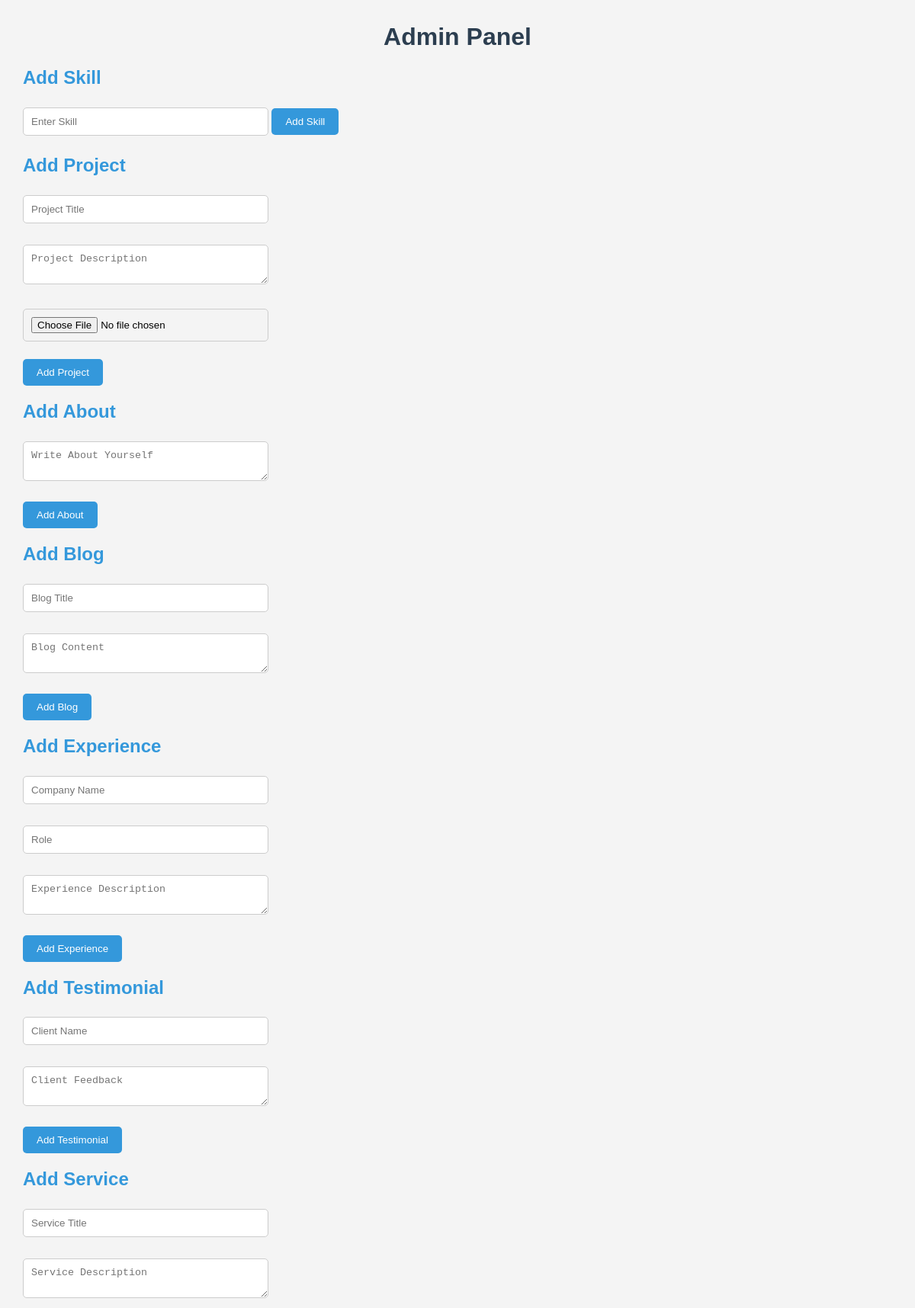
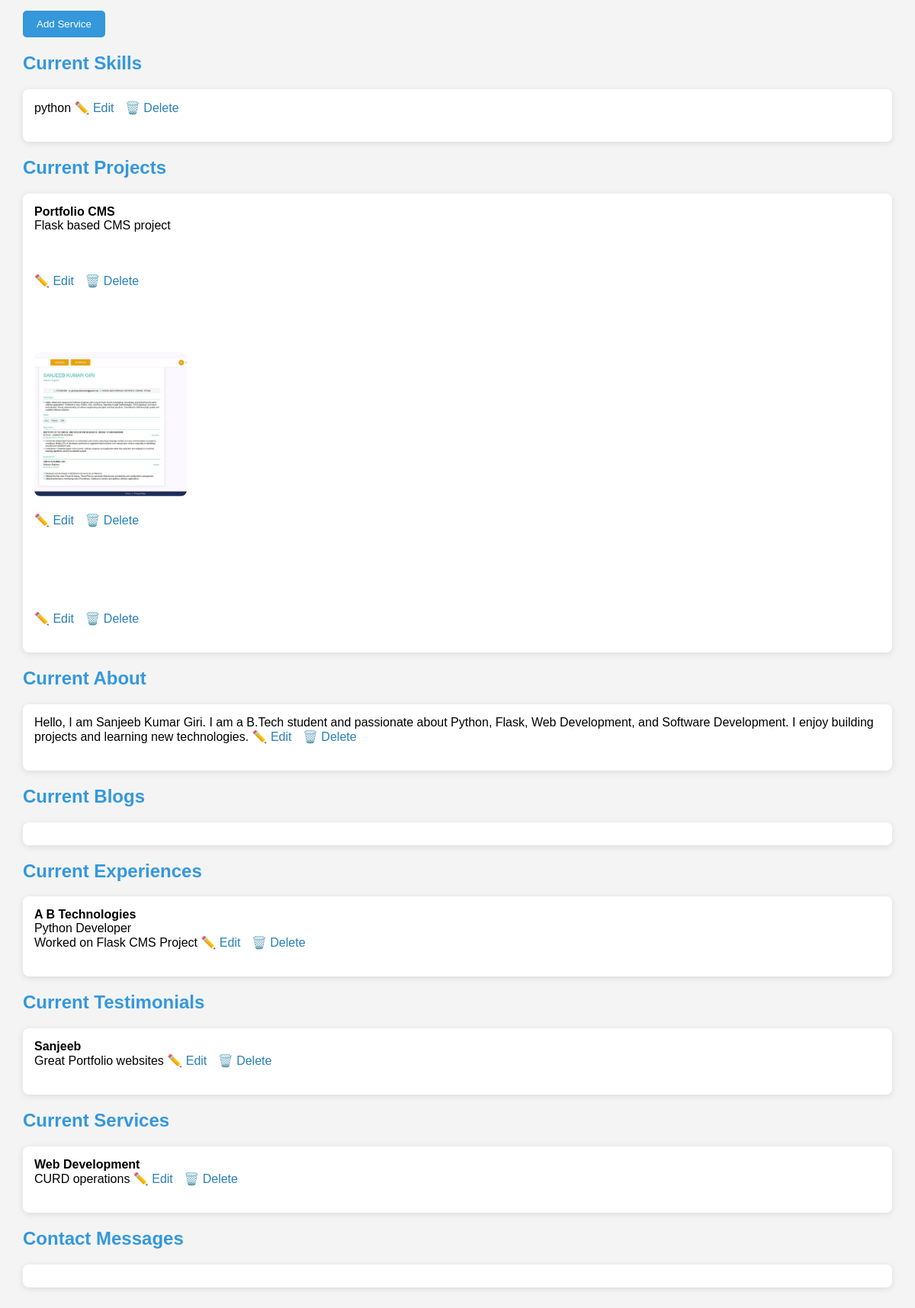
Page /admin (signed in) on the committed database (2 pictures, top to bottom).
### app.py (models this page shows)
class Skill(db.Model):
    id = db.Column(db.Integer, primary_key=True)
    name = db.Column(db.String(100))

class Project(db.Model):
    id = db.Column(db.Integer, primary_key=True)
    title = db.Column(db.String(100))
    description = db.Column(db.String(500))
    image = db.Column(db.String(200))

class About(db.Model):
    id = db.Column(db.Integer, primary_key=True)
    content = db.Column(db.String(1000))

class Experience(db.Model):
    id = db.Column(db.Integer, primary_key=True)
    company = db.Column(db.String(200))
    role = db.Column(db.String(200))
    description = db.Column(db.String(1000))

class Testimonial(db.Model):
    id = db.Column(db.Integer, primary_key=True)
    name = db.Column(db.String(100))
    feedback = db.Column(db.String(1000))

class Service(db.Model):
    id = db.Column(db.Integer, primary_key=True)
    title = db.Column(db.String(200))
    description = db.Column(db.String(1000))

### app.py (the view)
@app.route("/admin")
def admin():
    if "admin" not in session:
        return redirect("/login")
    skills = Skill.query.all()
    projects = Project.query.all()
    abouts = About.query.all()
    blogs = Blog.query.all()
    experiences = Experience.query.all()
    testimonials = Testimonial.query.all()
    services = Service.query.all()
    contacts = Contact.query.all()
    return render_template(
        "admin.html",
        skills=skills,
        projects=projects,
        abouts=abouts,
        blogs=blogs,
        experiences=experiences,
        testimonials=testimonials,
        services=services,
        contacts = contacts
    )

### templates/admin.html (shortened to what this page needs)
<!DOCTYPE html>
<html>
<head>
    <link rel="stylesheet" href="{{ url_for('static', filename='style.css') }}">
</head>
<body>
    <h1>Admin Panel</h1>
    <h2>Add Skill</h2>
   <form action="/add-skill-form" method="POST">
    <input type="text" name="name" placeholder="Enter Skill">
    <button type="submit">Add Skill</button>
</form>
    <h2>Add Project</h2>
   <form action="/add-project-form" method="POST" enctype="multipart/form-data">
    <input type="text" name="title" placeholder="Project Title"><br><br>
    <textarea name="description" placeholder="Project Description"></textarea><br><br>
    <input type="file" name="image"><br><br>
    <button type="submit">Add Project</button>
</form>
<h2>Add About</h2>
<form action="/add-about-form" method="POST">
    <textarea name="content"
              placeholder="Write About Yourself"></textarea>
    <br><br>
    <button type="submit">Add About</button>
</form>
<h2>Add Blog</h2>
<form action="/add-blog-form" method="POST">
    <input type="text"
           name="title"
           placeholder="Blog Title">
    <br><br>
    <textarea name="content"
              placeholder="Blog Content"></textarea>
    <br><br>
    <button type="submit">Add Blog</button>
</form>
<h2>Add Experience</h2>
<form action="/add-experience-form" method="POST">
    <input type="text"
           name="company"
           placeholder="Company Name">
    <br><br>
    <input type="text"
           name="role"
           placeholder="Role">
    <br><br>
    <textarea name="description"
              placeholder="Experience Description"></textarea>
    <br><br>
    <button type="submit">Add Experience</button>
</form>
<h2>Add Testimonial</h2>
<form action="/add-testimonial-form" method="POST">
    <input type="text"
           name="name"
           placeholder="Client Name">
    <br><br>
    <textarea name="feedback"
              placeholder="Client Feedback"></textarea>
    <br><br>
    <button type="submit">
        Add Testimonial
    </button>
</form>
<h2>Add Service</h2>
<form action="/add-service-form" method="POST">
    <input type="text"
           name="title"
           placeholder="Service Title">
    <br><br>
    <textarea name="description"
              placeholder="Service Description"></textarea>
    <br><br>
    <button type="submit">
        Add Service
    </button>
</form>
<h2>Current Skills</h2>
<ul>
    {% for skill in skills %}
        <li>
            {{ skill.name }}
            <a href="/edit-skill/{{ skill.id }}">✏️ Edit</a>
            <a href="/delete-skill-ui/{{ skill.id }}">🗑️ Delete</a>
        </li>
    {% endfor %}
</ul>
<h2>Current Projects</h2>
<ul>
    {% for project in projects %}
        <li>
            <b>{{ project.title }}</b><br>
            {{ project.description }}
             <br><br>
            {% if project.image %}
            <img src="{{ url_for('static', filename='uploads/' + project.image) }}"
            width="200">
{% endif %}
<br><br>
            <a href="/edit-project/{{ project.id }}">✏️ Edit</a>
            <a href="/delete-project-ui/{{ project.id }}">🗑️ Delete</a>
        </li>
    {% endfor %}
</ul>
<h2>Current About</h2>
<ul>
    {% for about in abouts %}
        <li>
            {{ about.content }}
            <a href="/edit-about/{{ about.id }}">
                ✏️ Edit
            </a>
            <a href="/delete-about-ui/{{ about.id }}">
                🗑️ Delete
            </a>
        </li>
    {% endfor %}
</ul>
<h2>Current Blogs</h2>
<ul>
</ul>
<h2>Current Experiences</h2>
<ul>
{% for experience in experiences %}
<li>
    <b>{{ experience.company }}</b><br>
    {{ experience.role }}<br>
    {{ experience.description }}
    <a href="/edit-experience/{{ experience.id }}">✏️ Edit</a>
    <a href="/delete-experience-ui/{{ experience.id }}">🗑️ Delete</a>
</li>
{% endfor %}
</ul>
<h2>Current Testimonials</h2>
<ul>
{% for testimonial in testimonials %}
<li>
    <b>{{ testimonial.name }}</b><br>
    {{ testimonial.feedback }}
    <a href="/edit-testimonial/{{ testimonial.id }}">✏️ Edit</a>
    <a href="/delete-testimonial-ui/{{ testimonial.id }}">🗑️ Delete</a>
</li>
{% endfor %}
</ul>
<h2>Current Services</h2>
<ul>
{% for service in services %}
<li>
    <b>{{ service.title }}</b><br>
    {{ service.description }}
    <a href="/edit-service/{{ service.id }}">
        ✏️ Edit
    </a>
    <a href="/delete-service-ui/{{ service.id }}">
        🗑️ Delete
    </a>
</li>
{% endfor %}
</ul>
<h2>Contact Messages</h2>
<ul>
</ul>
</body>
</html>

### static/style.css (style rules this page uses)
body { background-color: #f4f4f4; font-family: Arial, sans-serif; margin: 30px; }
h1 { text-align: center; color: #2c3e50; }
h2 { color: #3498db; }
a { text-decoration: none; color: #2980b9; margin-right: 10px; }
input, textarea { width: 300px; padding: 10px; margin: 5px 0; border: 1px solid #ccc; border-radius: 5px; }
button { padding: 10px 18px; border: none; border-radius: 5px; cursor: pointer; background-color: #3498db; color: white; }
ul { background: white; padding: 15px; border-radius: 8px; list-style: none; box-shadow: 0 2px 8px rgba(0, 0, 0, 0.1); }
li { margin-bottom: 20px; }
img { border-radius: 8px; margin-top: 10px; }

### rows in the picture
Skill: name "python"
Project: title "Portfolio CMS", description "Flask based CMS project"
Project: image (picture)
About: content "Hello, I am Sanjeeb Kumar Giri. I am a B.Tech student and passionate about Python, Flask, Web Development, and Software Development. I enjoy building projects and learning new technologies."
Experience: company "A B Technologies", role "Python Developer", description "Worked on Flask CMS Project"
Testimonial: name "Sanjeeb", feedback "Great Portfolio websites"
Service: title "Web Development", description "CURD operations"
